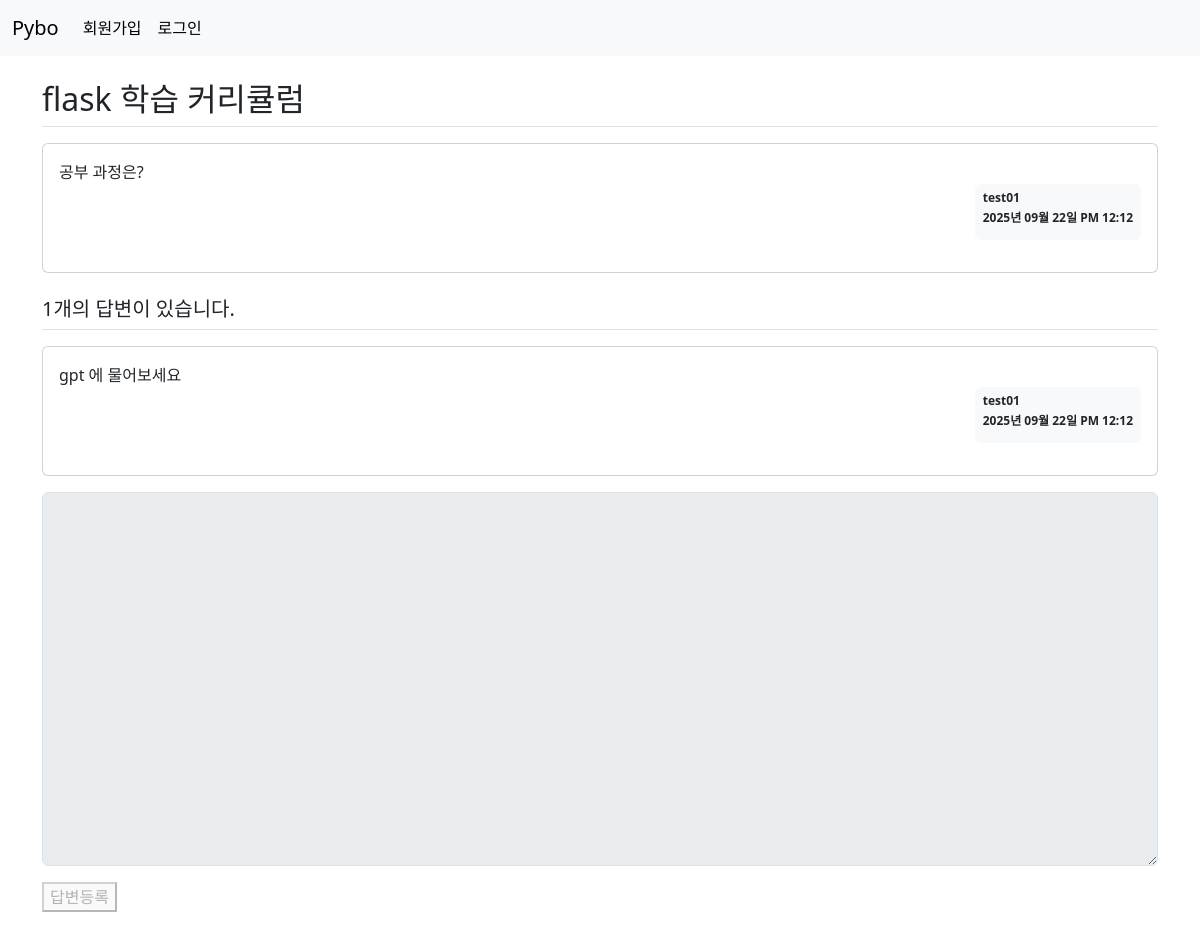
/question/detail/3/, run on the app's committed database.
### pybo/models.py (models this page shows)
class Question(db.Model):
    id = db.Column(db.Integer, primary_key=True)
    subject= db.Column(db.String(200), nullable=False)
    content= db.Column(db.Text(), nullable=False)
    create_date = db.Column(db.DateTime, nullable=False)
    user_id = db.Column(db.Integer, db.ForeignKey('user.id', ondelete='CASCADE'), nullable=False)
    user = db.relationship('User', backref=db.backref('questions_set'))
    modify_date = db.Column(db.DateTime, nullable=True)
    image_path = db.Column(db.String(200), nullable=True) # 이미지 삽입이 필수가 아니라서?

class User(db.Model):
    id = db.Column(db.Integer, primary_key=True)
    username = db.Column(db.String(150), unique=True, nullable=False)
    password = db.Column(db.String(200), nullable=False)
    email = db.Column(db.String(120), unique=True, nullable=False)

class Answer(db.Model):
    id = db.Column(db.Integer, primary_key=True)
    question_id = db.Column(db.Integer, db.ForeignKey('question.id', ondelete='CASCADE')) # 오류 방색을 예방하기 위해서 질문을 삭데하면 답변도 삭제
    question = db.relationship(Question, backref=db.backref('answers_set'))
    content = db.Column(db.Text(), nullable=False)
    create_date = db.Column(db.DateTime, nullable=False)
    user_id = db.Column(db.Integer, db.ForeignKey('user.id', ondelete='CASCADE'), nullable=False)
    user = db.relationship('User', backref=db.backref('answers_set'))
    modify_date = db.Column(db.DateTime, nullable=True)

### pybo/views/question_views.py (the view)
@bp.route('/detail/<int:question_id>/')
def detail(question_id):
    form = AnswerForm() # 질문 상세 템플릿에 답변 폼 추가
    question = Question.query.get_or_404(question_id)
    return render_template('question/question_detail.html', question=question, form=form)

### pybo/forms.py
class AnswerForm(FlaskForm):
    content = TextAreaField('내용', validators=[DataRequired('내용은 필수입력 항목입니다.')])

### pybo/filter.py (called while the page is built)
def format_datetime( value, fmt='%Y년 %m월 %d일 %p %I:%M' ):
    return value.strftime(fmt)

### pybo/views/auth_views.py (called while the page is built)
@bp.before_app_request
def load_logged_in_user():
    user_id = session.get('user_id')
    if user_id is None:
        g.user = None
    else:
        g.user = User.query.get(int(user_id))

### pybo/templates/question/question_detail.html (shortened to what this page needs)
{% extends 'base.html'%}
{% block content %}
<div class="container my-3">
    <h2 class="border-bottom py-2">{{question.subject}}</h2>
    <div class="card my-3">
        <div class="card-body">
            <div class="card-text">
                {{question.content}}
            </div>
            <div class="d-flex justify-content-end">
                <div class="badge bg-light text-dark p-2 text-start">
                    <p class="mb-2">{{question.user.username}}</p>
                    <p class="mb-2">{{ question.create_date | datetime }}</p>
                </div>
            </div>
        </div>
    </div>
    <h5 class="border-bottom my-3 py-2">{{ question.answers_set|length }}개의 답변이 있습니다.</h5>
    {% for answer in question.answers_set %}
    <div class="card my-3">
        <div class="card-body">
            <div class="card-text">{{ answer.content }}</div>
            <div class="d-flex justify-content-end">
                <div class="badge bg-light text-dark p-2 text-start">
                    <p class="mb-2">{{answer.user.username}}</p>
                    <p class="mb-2">{{ answer.create_date | datetime }}</p>
                </div>
            </div>
        </div>
    </div>
    {% endfor %}
    <form action="{{ url_for('answer.create', question_id=question.id)}}" method="post">
        <textarea {% if not g.user %} disabled {% endif%}
                  class="form-control" name="content" id="content" rows="15"></textarea>
        <button type="submit" class="bth bth-primaty mt-3" {% if not g.user %} disabled {% endif%}>답변등록</button>
    </form>
</div>
{% endblock %}

### pybo/static/style.css (style rules this page uses)
textarea { width: 100%; }
button[type='submit'] { margin-top: 10px; }

### data on the page
Question: subject "flask 학습 커리큘럼", content "공부 과정은?", create_date "2025년 09월 22일 PM 12:12"
User: user.username "test01"
Answer: content "gpt 에 물어보세요", user.username "test01", create_date "2025년 09월 22일 PM 12:12"

### other printed values
{{ question.answers_set|length }} "1"
